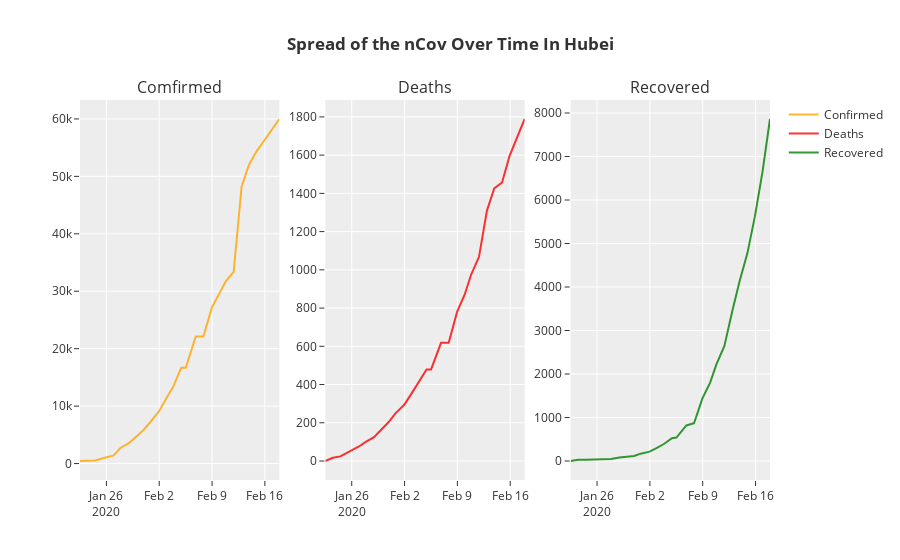

The code cell stored with this chart in its notebook:
### Markdown cell above
## Hubei - Spread Over Time

### Code cell
plot = make_subplots(rows=1, cols=3, subplot_titles=("Comfirmed", "Deaths", "Recovered"))

# to plot the spread over time, we would need the data distribution spread over time starting from 22nd Jan 2020
# so we will extract the sub-set from the original data.
hubei_data_over_time = nCoV_data[nCoV_data['State'] == 'Hubei']

subPlot1 = go.Scatter(
                x=hubei_data_over_time['Date'],
                y=hubei_data_over_time['Confirmed'],
                name="Confirmed",
                line_color='orange',
                opacity=0.8)
subPlot2 = go.Scatter(
                x=hubei_data_over_time['Date'],
                y=hubei_data_over_time['Deaths'],
                name="Deaths",
                line_color='red',
                opacity=0.8)

subPlot3 = go.Scatter(
                x=hubei_data_over_time['Date'],
                y=hubei_data_over_time['Recovered'],
                name="Recovered",
                line_color='green',
                opacity=0.8)

plot.append_trace(subPlot1, 1, 1)
plot.append_trace(subPlot2, 1, 2)
plot.append_trace(subPlot3, 1, 3)
plot.update_layout(template="ggplot2", title_text = '<b>Spread of the nCov Over Time In Hubei</b>')
plot.show()

### Figure 1 — Plotly figure (JSON) as saved in the notebook; plotly's stock layout.template omitted (floating-point values rounded to 4 significant figures)
{"data": [{"line": {"color": "orange"}, "name": "Confirmed", "opacity": 0.8, "type": "scatter", "x": ["2020-01-22T12:00:00", "2020-01-23T12:00:00", "2020-01-24T12:00:00", "2020-01-25T22:00:00", "2020-01-26T23:00:00", "2020-01-27T20:30:00", "2020-01-28T23:00:00", "2020-01-29T21:00:00", "2020-01-30T21:30:00", "2020-01-31T19:00:00", "2020-02-01T23:00:00", "2020-02-02T21:00:00", "2020-02-03T21:40:00", "2020-02-04T22:00:00", "2020-02-05T12:20:00", "2020-02-06T20:05:00", "2020-02-07T20:24:00", "2020-02-08T23:04:00", "2020-02-09T23:20:00", "2020-02-10T19:30:00", "2020-02-11T20:44:00", "2020-02-12T22:00:00", "2020-02-13T21:15:00", "2020-02-14T22:00:00", "2020-02-15T22:00:00", "2020-02-16T22:00:00", "2020-02-17T22:00:00"], "xaxis": "x", "y": [444.0, 444.0, 549.0, 1052.0, 1423.0, 2714.0, 3554.0, 4586.0, 5806.0, 7153.0, 9074.0, 11180.0, 13520.0, 16680.0, 16680.0, 22110.0, 22110.0, 27100.0, 29630.0, 31730.0, 33370.0, 48210.0, 51990.0, 54410.0, 56250.0, 58180.0, 59990.0], "yaxis": "y"}, {"line": {"color": "red"}, "name": "Deaths", "opacity": 0.8, "type": "scatter", "x": ["2020-01-22T12:00:00", "2020-01-23T12:00:00", "2020-01-24T12:00:00", "2020-01-25T22:00:00", "2020-01-26T23:00:00", "2020-01-27T20:30:00", "2020-01-28T23:00:00", "2020-01-29T21:00:00", "2020-01-30T21:30:00", "2020-01-31T19:00:00", "2020-02-01T23:00:00", "2020-02-02T21:00:00", "2020-02-03T21:40:00", "2020-02-04T22:00:00", "2020-02-05T12:20:00", "2020-02-06T20:05:00", "2020-02-07T20:24:00", "2020-02-08T23:04:00", "2020-02-09T23:20:00", "2020-02-10T19:30:00", "2020-02-11T20:44:00", "2020-02-12T22:00:00", "2020-02-13T21:15:00", "2020-02-14T22:00:00", "2020-02-15T22:00:00", "2020-02-16T22:00:00", "2020-02-17T22:00:00"], "xaxis": "x2", "y": [0.0, 17.0, 24.0, 52.0, 76.0, 100.0, 125.0, 162.0, 204.0, 249.0, 294.0, 350.0, 414.0, 479.0, 479.0, 618.0, 618.0, 780.0, 871.0, 974.0, 1068.0, 1310.0, 1426.0, 1457.0, 1596.0, 1696.0, 1789.0], "yaxis": "y2"}, {"line": {"color": "green"}, "name": "Recovered", "opacity": 0.8, "type": "scatter", "x": ["2020-01-22T12:00:00", "2020-01-23T12:00:00", "2020-01-24T12:00:00", "2020-01-25T22:00:00", "2020-01-26T23:00:00", "2020-01-27T20:30:00", "2020-01-28T23:00:00", "2020-01-29T21:00:00", "2020-01-30T21:30:00", "2020-01-31T19:00:00", "2020-02-01T23:00:00", "2020-02-02T21:00:00", "2020-02-03T21:40:00", "2020-02-04T22:00:00", "2020-02-05T12:20:00", "2020-02-06T20:05:00", "2020-02-07T20:24:00", "2020-02-08T23:04:00", "2020-02-09T23:20:00", "2020-02-10T19:30:00", "2020-02-11T20:44:00", "2020-02-12T22:00:00", "2020-02-13T21:15:00", "2020-02-14T22:00:00", "2020-02-15T22:00:00", "2020-02-16T22:00:00", "2020-02-17T22:00:00"], "xaxis": "x3", "y": [0.0, 28.0, 31.0, 42.0, 44.0, 47.0, 80.0, 90.0, 116.0, 169.0, 215.0, 295.0, 396.0, 522.0, 538.0, 817.0, 867.0, 1440.0, 1795.0, 2222.0, 2639.0, 3441.0, 4131.0, 4774.0, 5623.0, 6639.0, 7862.0], "yaxis": "y3"}], "layout": {"annotations": [{"font": {"size": 16}, "showarrow": false, "text": "Comfirmed", "x": 0.1444, "xanchor": "center", "xref": "paper", "y": 1.0, "yanchor": "bottom", "yref": "paper"}, {"font": {"size": 16}, "showarrow": false, "text": "Deaths", "x": 0.5, "xanchor": "center", "xref": "paper", "y": 1.0, "yanchor": "bottom", "yref": "paper"}, {"font": {"size": 16}, "showarrow": false, "text": "Recovered", "x": 0.8556, "xanchor": "center", "xref": "paper", "y": 1.0, "yanchor": "bottom", "yref": "paper"}], "title": {"text": "<b>Spread of the nCov Over Time In Hubei</b>"}, "xaxis": {"anchor": "y", "domain": [0.0, 0.2889]}, "xaxis2": {"anchor": "y2", "domain": [0.3556, 0.6444]}, "xaxis3": {"anchor": "y3", "domain": [0.7111, 1.0]}, "yaxis": {"anchor": "x", "domain": [0.0, 1.0]}, "yaxis2": {"anchor": "x2", "domain": [0.0, 1.0]}, "yaxis3": {"anchor": "x3", "domain": [0.0, 1.0]}}}
